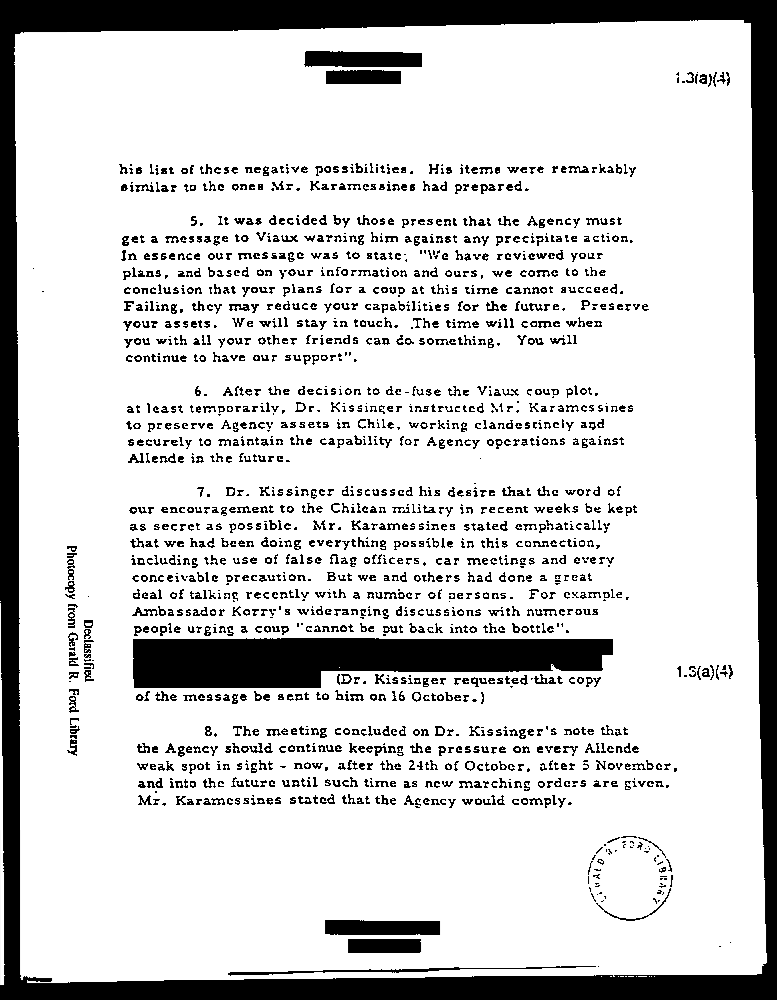
#> input picture src/deskewed.png, 777 x 1000 px; its folder holds only this picture in this run
$ python -i redactometer.py   (imports and definitions only)   (Python 2 division)   (older library calls are emulated)
#> lines starting #> are read from the running program, lines starting #| are printed output that depends on the picture; after the words box and inside, x2 and y2 are one past the last pixel; in counts of white or black regions, pixels touching at a corner belong together
import cv2
import numpy as np
import matplotlib
import matplotlib.pyplot as plt
import scipy.ndimage as ndimage
import glob
import os, random
import match
from scipy import misc
import pandas

################  PRE PROCESSING ################
# [139 lines left out: functions deskew_dir, sunpaper, unpaper, draw_bounding, blurred_detection, batch_blurred_detection and 1 more, not called in this run]

#### Initial Paramters #############################################
def censor_fill(img_url, min_width_ratio=0.2, max_width_ratio=0.9,  \
    min_height_ratio=0.2, max_height_ratio=0.9, offset_x=0.05, offset_y=0.10):
    #print min_width_ratio, max_width_ratio, min_height_ratio, max_height_ratio

    #print "img url", img_url
#> called with img_url = 'deskewed.png', min_width_ratio = 0.2, max_width_ratio = 0.9, min_height_ratio = 0.2, max_height_ratio = 0.9, offset_x = 0.05, offset_y = 0.1
    img = cv2.imread(img_url)
#> img is the input picture: shape (1000, 777, 3); min 0, max 255, mean 208.1

    original = cv2.imread(img_url)
    img = cv2.cvtColor(img, cv2.COLOR_BGR2GRAY)
#> img: shape (1000, 777)
    #threshold assigns pixel > value to color
    _, img = cv2.threshold(img, 127, 255, 1)
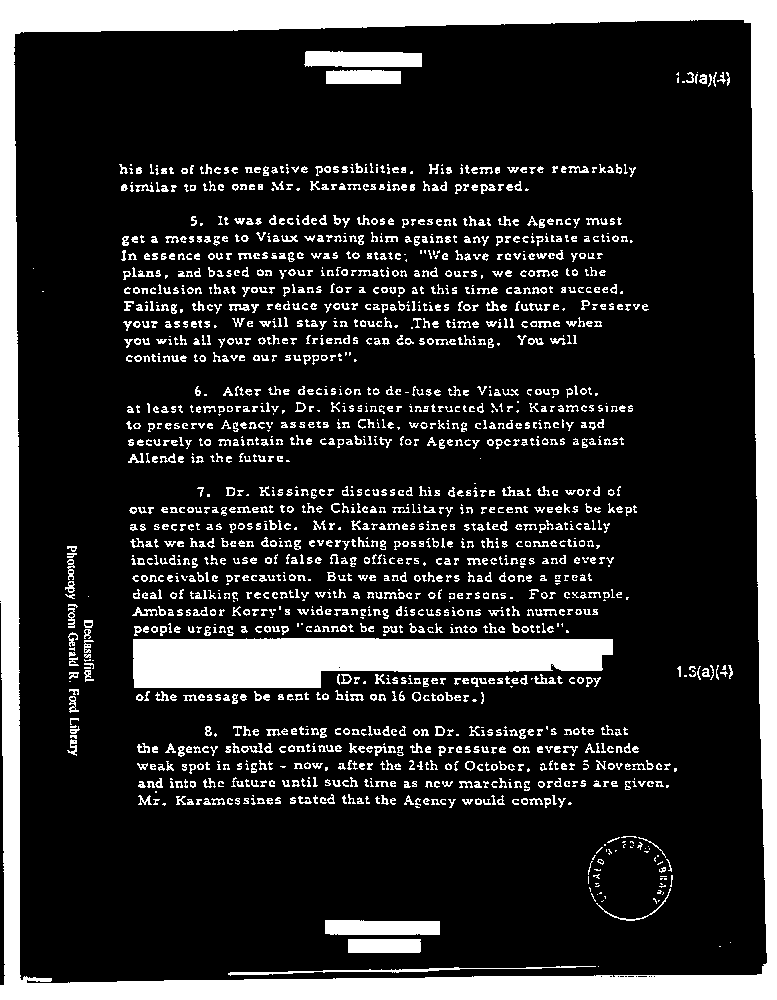
#> img: shape (1000, 777); 18.4% white; 1788 white regions (474 under 20 px)

    #grayscale the image
    plt.gray()

    #lines = cv2.HoughLinesP(img4, 1, math.pi / 4.0, 100, None, 100, 10)
    contours, hier = cv2.findContours(np.array(img),
                                      cv2.RETR_EXTERNAL,
                                      cv2.CHAIN_APPROX_SIMPLE)
#> contours = 1 contour; box (x1, y1, x2, y2) and area: (0, 0, 777, 1000) 774182
    #print len(contours)
    if len(contours) == 1:
        #print cv2.boundingRect(contours[0])
        cv2.drawContours(img, [contours[0]], 0, 0, 100)
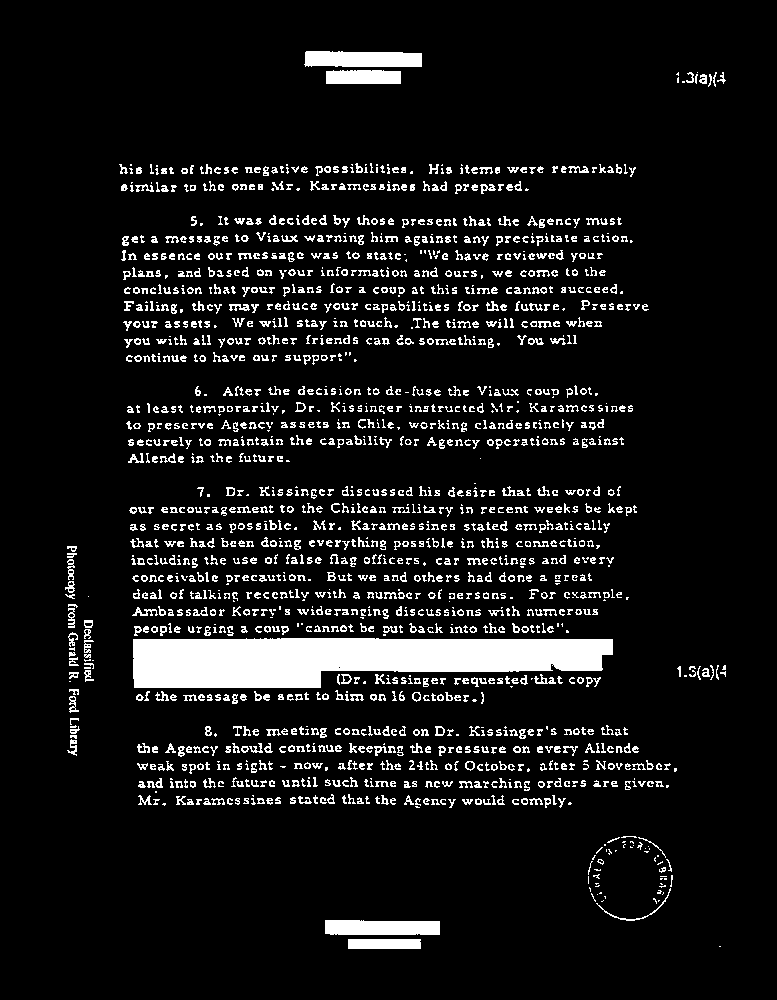
#> img: shape (1000, 777); 8.8% white; 1780 white regions (471 under 20 px)

    contours, hier = cv2.findContours(np.array(img),
                                      cv2.RETR_EXTERNAL,
                                      cv2.CHAIN_APPROX_SIMPLE)
#> contours = 1780 contours, 1354 with area under 20; largest, box (x1, y1, x2, y2) and area: (133, 638, 613, 688) 18034, (304, 51, 422, 67) 1604, (325, 920, 440, 935) 1509, (326, 70, 401, 84) 923, (348, 939, 421, 949) 647
    #print len(contours)
    total_height, total_width = img.shape
#> total_height = 1000; total_width = 777

    censors = []
    colors = [(255, 0, 0), (0, 255, 0), (0, 0, 255), (0, 255, 255), (255, 0, 255), (255, 255, 0)]
    #print len(contours)
    for cnt in contours:

        area = cv2.contourArea(cnt)
        x, y, width, height = cv2.boundingRect(cnt)


        #the x, y = left-top corner of boundingrectangle, aka xmin, ymin
        if offset_x * total_width < x < total_width - offset_x * total_width - width \
            and offset_y * total_height < y < total_height - offset_y * total_height - height \
            and (min_height_ratio * total_height < height < max_height_ratio * total_height) \
            and (min_width_ratio * total_width < width < max_width_ratio * total_width):

            #compute pixel points
            mask = np.zeros(img.shape, np.uint8)
            cv2.drawContours(mask, [cnt], 0, 255, -1)
            pixelpoints = np.transpose(np.nonzero(mask))
            #import pdb; pdb.set_trace()
            mean_val = cv2.mean(img, mask=mask)
            print "mean", mean_val


            rect_area = width * height
            extent = float(area)/rect_area

            if extent > 0.2 and mean_val > 200:

                #compute solidity
                hull = cv2.convexHull(cnt)
                hull_area = cv2.contourArea(hull)
                solidity = float(area)/hull_area

                cv2.drawContours(original, [cnt], 0, colors[len(censors) % len(colors)], -1)
                censors.append(cnt)
#> this loop made 1780 passes
#> (area, x, y, width, height) on passes 2, 3, 13: (647, 348, 939, 73, 10), (1509, 325, 920, 115, 15), (65, 596, 888, 75, 33)
#> after the loop, censors = []

    return censors, original

# [39 lines left out: functions batch_censor_dark, template_match, not called in this run]

>>> result = censor_fill('deskewed.png')
